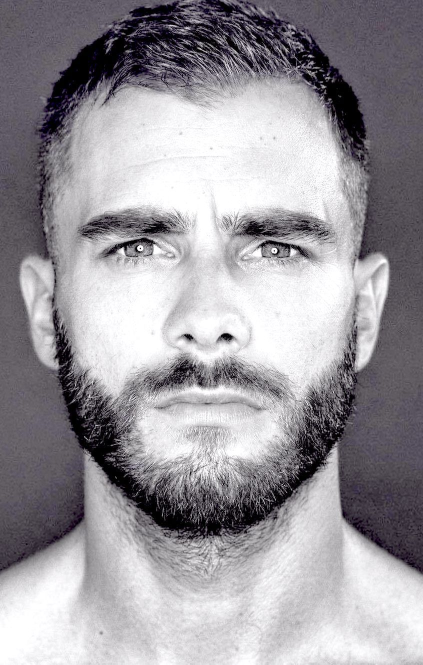
#> input picture HOS/HOS06/img/train5.jpg, 846 x 1329 px (shown at 1/2 size)
$ jupyter execute HOS06A_ML-Sect3_VElze.ipynb
#> lines starting #> are read from the running program, lines starting #| are printed output that depends on the picture; after the words box and inside, x2 and y2 are one past the last pixel; in counts of white or black regions, pixels touching at a corner belong together
# Section 3:  Haar Cascade Classifier Parameter Exploration

## Step 1: Import the modules

[cell 1]
import cv2
import matplotlib.pyplot as plt

## Step 2: Load the face detection trained model

[cell 2]
face_cascade = cv2.CascadeClassifier("haarcascade_frontalface_default.xml")

## Step 3: Read and convert the image

[cell 3]
img = cv2.imread("img/train5.jpg")
#> img is the input picture: shape (1329, 846, 3); mean B, G, R 157.6, 152.2, 155.2
if img is None:
    raise FileNotFoundError("img/sample.jpg not found. Make sure the image exists in the 'img' folder.")
img_rgb = cv2.cvtColor(img, cv2.COLOR_BGR2RGB)

[cell 4]
plt.imshow(img)
img_copy1 = img.copy()
img_copy2 = img.copy()
img_copy3 = img.copy()

[cell 5]
# Reading in the image and creating copies
img = cv2.imread('img/train5.jpg')
img = cv2.resize(img, (240, 240), interpolation=cv2.INTER_CUBIC)
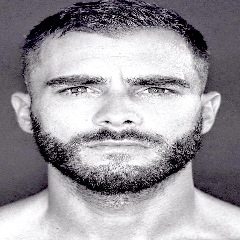
#> img: shape (240, 240, 3); mean B, G, R 157.6, 152.3, 155.3
img = cv2.cvtColor(img, cv2.COLOR_BGR2RGB)   # convert BGR (cv2) to RGB

## Step 4: Define detect_face function

[cell 6]
def detect_face(img):
    face_img = img.copy()
    face_rect = face_cascade.detectMultiScale(face_img,
                                              scaleFactor = 1.1,
                                              minNeighbors = 5)
#> face_rect = [[55, 216, 710, 710]]

    for (x, y, w, h) in face_rect:
        # red box for face
        cv2.rectangle(face_img, (x, y),
                      (x + w, y + h), (0, 255, 0), 1)
#> this loop made 1 pass
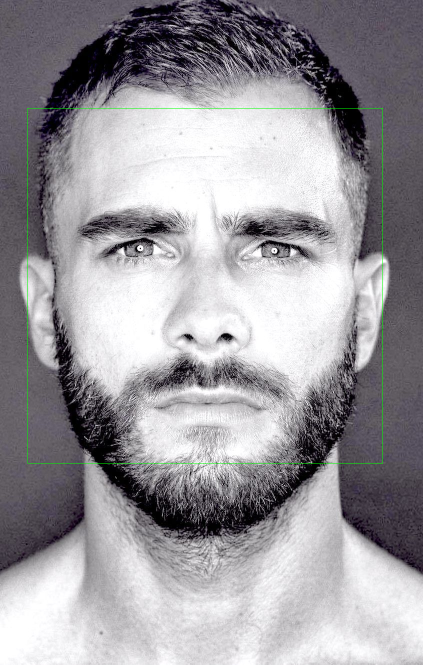
#> face_img: shape (1329, 846, 3) (shown at 1/2 size); 0.25% of pixels changed, all inside (x1, y1, x2, y2) = (55, 216, 766, 927)
    return face_img

## Step 5: Invoke function and display image

[cell 7]
face = detect_face(img_copy1)
plt.imshow(face)
cv2.imwrite('face.jpg', face)
#> Out = True
#> the loop in detect_face (call 2), `for (x, y, w, h) in face_rect:` made 1 pass

## Step 6: Load the eye detection trained model

[cell 8]
eye_cascade = cv2.CascadeClassifier("haarcascade_eye.xml")

## Step 7: Define detect_eyes function

[cell 9]
# create a function to detect eyes
def detect_eyes(img):
    eye_img = img.copy()
    height, width, channels = eye_img.shape
#> height = 1329; width = 846; channels = 3

    eye_rect = eye_cascade.detectMultiScale(eye_img,
                                            scaleFactor = 1.02,
                                            minNeighbors = 8,
                                            minSize=(int(width * 0.15), int(height * 0.15)))
#> eye_rect = [[139, 352, 252, 252], [417, 362, 245, 245]]

    for (x, y, w, h) in eye_rect:
        # green box for eyes
        cv2.rectangle(eye_img, (x, y),
                      (x + w, y + h), (255, 0, 0), 1)
#> this loop made 2 passes
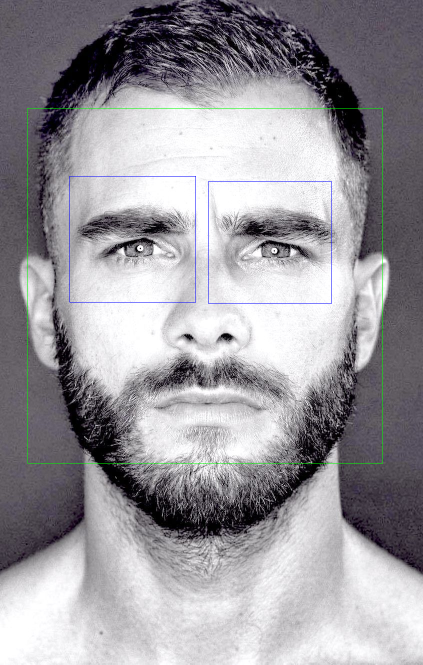
#> eye_img: shape (1329, 846, 3) (shown at 1/2 size); 0.18% of pixels changed, all inside (x1, y1, x2, y2) = (139, 352, 663, 608)
    return eye_img

$ run again, with HOS/HOS06/img/train1.jpg copied over HOS/HOS06/img/train5.jpg
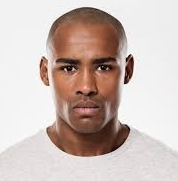
#> input picture HOS/HOS06/img/train1.jpg, 178 x 181 px
#> img is the input picture: shape (181, 178, 3); mean B, G, R 183.7, 189.6, 205.1
#> face_rect = [[44, 34, 86, 86]]
#> the loop in detect_face, `for (x, y, w, h) in face_rect:` made 1 pass
#> after the loop in detect_face, `for (x, y, w, h) in face_rect:`:
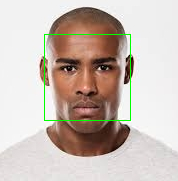
#> face_img: shape (181, 178, 3); 1.07% of pixels changed, all inside (x1, y1, x2, y2) = (44, 34, 131, 121)
#> Out = True
#> the loop in detect_face (call 2), `for (x, y, w, h) in face_rect:` made 1 pass
#> eye_rect = [[86, 52, 32, 32], [52, 53, 32, 32]]
#> the loop in detect_eyes, `for (x, y, w, h) in eye_rect:` made 2 passes
#> after the loop in detect_eyes, `for (x, y, w, h) in eye_rect:`:
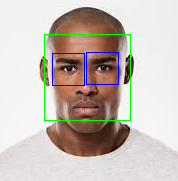
#> eye_img: shape (181, 178, 3); 0.79% of pixels changed, all inside (x1, y1, x2, y2) = (52, 52, 119, 86)

$ run again, with HOS/HOS06/img/train2.jpg copied over HOS/HOS06/img/train5.jpg
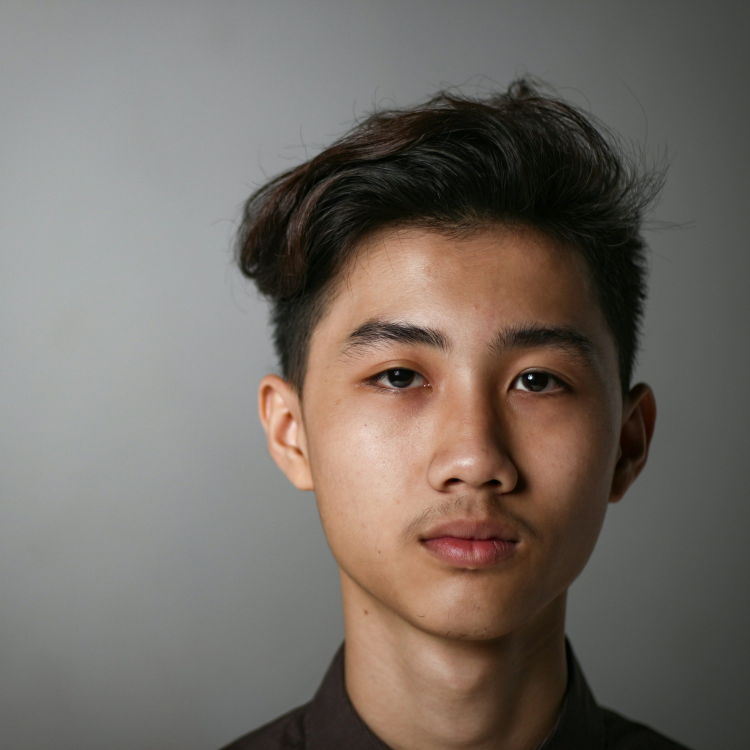
#> input picture HOS/HOS06/img/train2.jpg, 3000 x 3000 px (shown at 1/4 size)
#> img is the input picture: shape (3000, 3000, 3); mean B, G, R 101.3, 108.1, 116.2
#> `img = cv2.resize(img, (240, 240), interpolation=cv2.INTER_CUBIC)`:
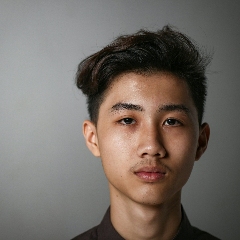
#> img: shape (240, 240, 3); mean B, G, R 101.3, 108.1, 116.2
#> face_rect = [[1071, 893, 1585, 1585]]
#> the loop in detect_face, `for (x, y, w, h) in face_rect:` made 1 pass
#> Out = True
#> the loop in detect_face (call 2), `for (x, y, w, h) in face_rect:` made 1 pass
#> eye_rect = [[1317, 1219, 561, 561], [1907, 1288, 486, 486]]
#> the loop in detect_eyes, `for (x, y, w, h) in eye_rect:` made 2 passes

$ run again, with HOS/HOS06/img/train3.jpg copied over HOS/HOS06/img/train5.jpg
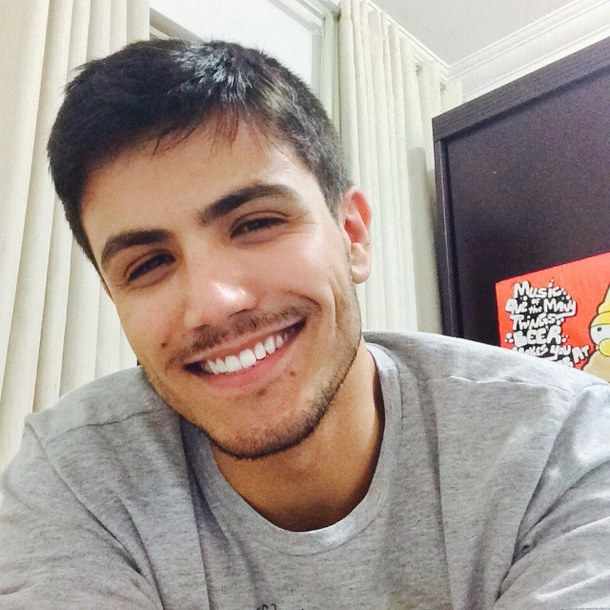
#> input picture HOS/HOS06/img/train3.jpg, 610 x 610 px
#> img is the input picture: shape (610, 610, 3); mean B, G, R 144.3, 151.8, 165.1
#> face_rect = [[35, 106, 344, 344]]
#> the loop in detect_face, `for (x, y, w, h) in face_rect:` made 1 pass
#> after the loop in detect_face, `for (x, y, w, h) in face_rect:`:
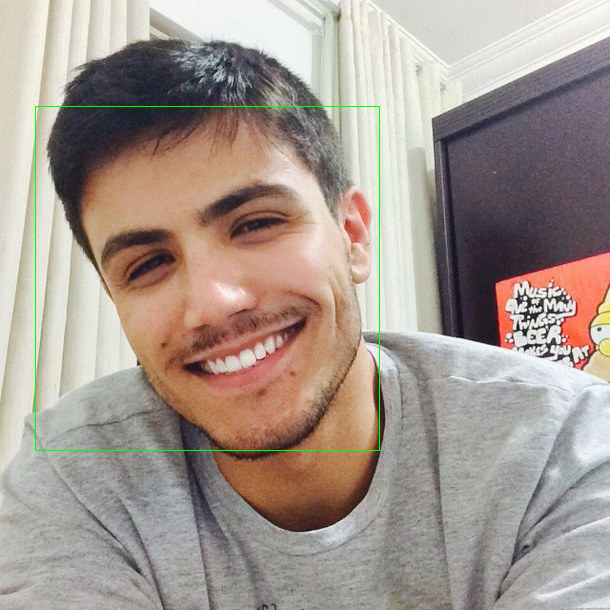
#> face_img: shape (610, 610, 3); 0.37% of pixels changed, all inside (x1, y1, x2, y2) = (35, 106, 380, 451)
#> Out = True
#> the loop in detect_face (call 2), `for (x, y, w, h) in face_rect:` made 1 pass
#> eye_rect = [[200, 165, 100, 100], [89, 207, 103, 103]]
#> the loop in detect_eyes, `for (x, y, w, h) in eye_rect:` made 2 passes
#> after the loop in detect_eyes, `for (x, y, w, h) in eye_rect:`:
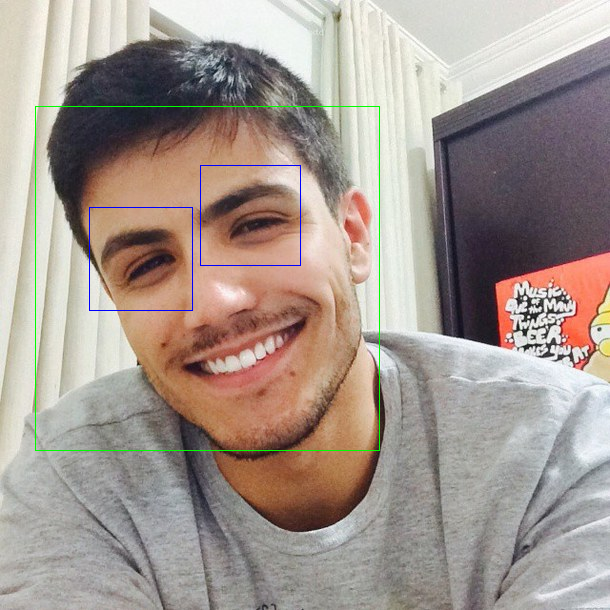
#> eye_img: shape (610, 610, 3); 0.22% of pixels changed, all inside (x1, y1, x2, y2) = (89, 165, 301, 311)
